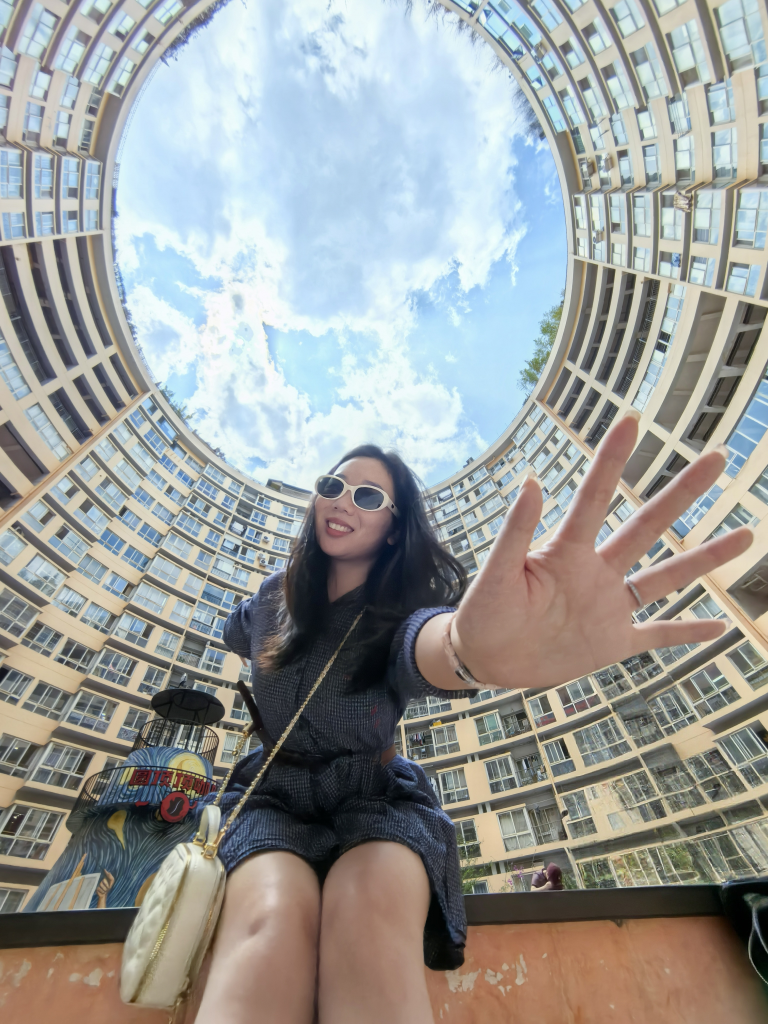
#> input picture 7749658f7c83bce1c44ce6f4a514c8c40bb57879/birthday/pictures/云南/_整理/人物重点/90f491c65871c32cae085e4b960aa154.jpg, 3072 x 4096 px, given as the content of the folder 3bce1c44ce6f4a514c8c40bb57879/birthday/pictures/云南/_整理/风景或其他, which was not available (shown at 1/4 size)
$ python filter_yunnan_people.py
#> lines starting #> are read from the running program, lines starting #| are printed output that depends on the picture; pictures that were not available may be replaced by others from this repository, and a replacement may not be noted
# -*- coding: utf-8 -*-
"""Face-detect Yunnan photos already in 风景或其他, move people-focused out."""
from __future__ import annotations

import json
import shutil
from pathlib import Path

import cv2
import numpy as np
from PIL import Image, ImageOps, UnidentifiedImageError

ROOT = Path(r"D:\GitLocal\JefferyLin1998.github.io\7749658f7c83bce1c44ce6f4a514c8c40bb57879\birthday\pictures\云南")
SRC = ROOT / "_整理" / "风景或其他"
KEEP = ROOT / "_整理" / "人物重点"
REPORT = ROOT / "_整理" / "人物筛选报告.json"

IMG_EXTS = {".jpg", ".jpeg", ".png", ".heic", ".webp", ".bmp"}


def detect_faces(path: Path, cascade) -> tuple[int, float]:
    try:
        with Image.open(path) as im:
#> im is the input picture: PIL image 3072x4096 RGB; mean R, G, B 153.9, 155.7, 153.6
            im = ImageOps.exif_transpose(im)
            im = im.convert("RGB")
            max_side = 960
            w, h = im.size
#> w = 3072; h = 4096
            scale = min(1.0, max_side / max(w, h))
#> scale = 0.234
            if scale < 1:
                im = im.resize((int(w * scale), int(h * scale)), Image.Resampling.BILINEAR)
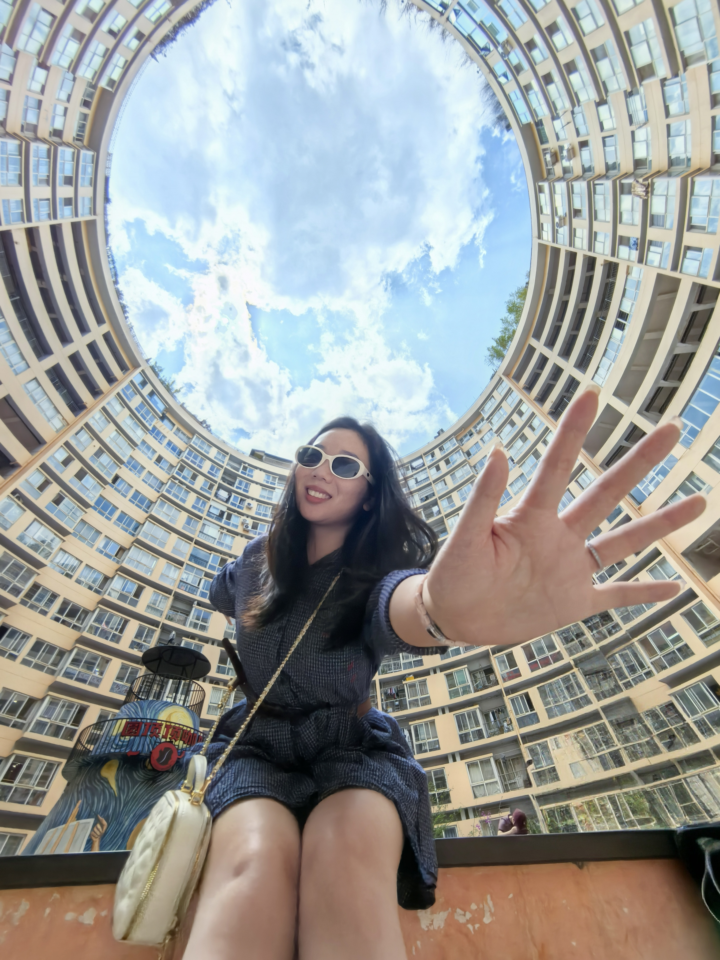
#> im: PIL image 720x960 RGB; mean R, G, B 153.9, 155.7, 153.6
            arr = np.array(im)[:, :, ::-1]
    except (UnidentifiedImageError, OSError, ValueError):
        return 0, 0.0

    gray = cv2.cvtColor(arr, cv2.COLOR_BGR2GRAY)
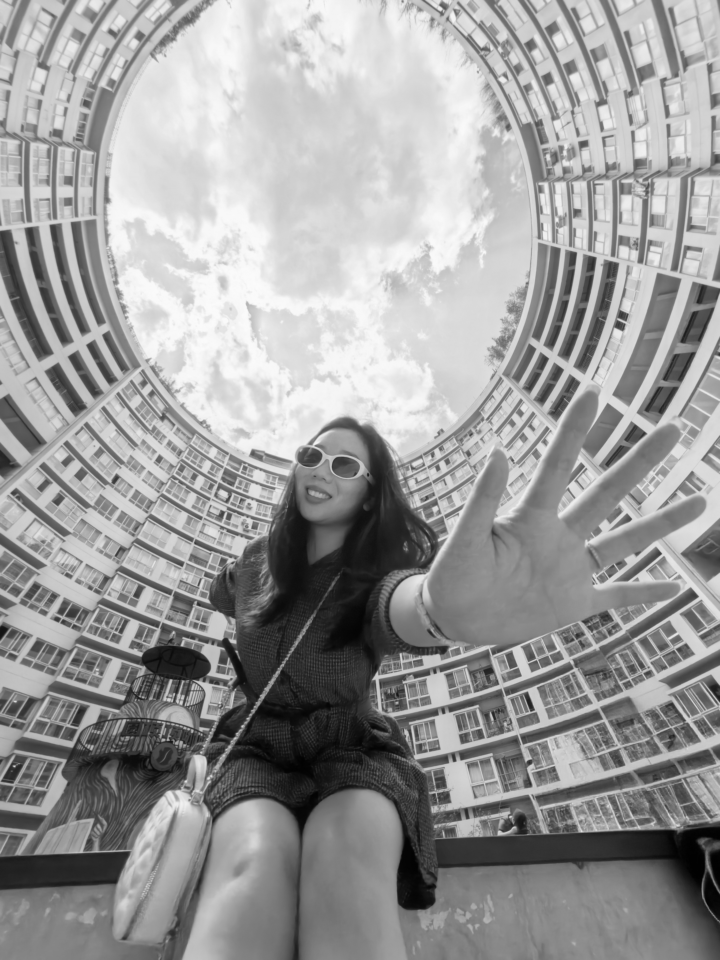
#> gray: shape (960, 720); min 1, max 251, mean 154.9
    faces = cascade.detectMultiScale(gray, scaleFactor=1.1, minNeighbors=5, minSize=(40, 40))
#> faces = [[234, 228, 54, 54], [200, 361, 91, 91], [280, 425, 95, 95]]
    if len(faces) == 0:
        return 0, 0.0
    img_area = arr.shape[0] * arr.shape[1]
#> img_area = 691200
    largest = max(int(fw) * int(fh) for (_, _, fw, fh) in faces)
#> largest = 9025
    return int(len(faces)), float(largest / img_area)


def safe_move(src: Path, dest_dir: Path) -> Path:
    dest_dir.mkdir(parents=True, exist_ok=True)
    dest = dest_dir / src.name
    if dest.exists():
        stem, suf = src.stem, src.suffix
        i = 1
        while True:
            cand = dest_dir / f"{stem}_{i}{suf}"
            if not cand.exists():
                dest = cand
                break
            i += 1
    shutil.move(str(src), str(dest))
    return dest


def main():
    files = [p for p in SRC.iterdir() if p.is_file() and p.suffix.lower() in IMG_EXTS]
    print(f"scanning {len(files)} images in {SRC}", flush=True)

    cascade = cv2.CascadeClassifier(cv2.data.haarcascades + "haarcascade_frontalface_default.xml")
    people = []
    for i, p in enumerate(files, 1):
        if i % 50 == 0 or i == 1:
            print(f"faces {i}/{len(files)}", flush=True)
        n, ratio = detect_faces(p, cascade)
#> n = 3; ratio = 0.0131
        if n >= 1 and ratio >= 0.012:
            people.append((p, n, ratio))

    people.sort(key=lambda x: (-x[2], -x[1], x[0].name))
    moved = []
    for p, n, ratio in people:
        dest = safe_move(p, KEEP)
        moved.append({"file": dest.name, "faces": n, "largest_ratio": round(ratio, 4)})
#> this loop made 1 pass
#> (n, ratio, stem in safe_move, suf in safe_move) on pass 1: (3, 0.0131, '90f491c65871c32cae085e4b960aa154', '.jpg')
#> after the loop, moved = 1 item

    report = {
        "scanned": len(files),
        "people_focused": len(moved),
        "remaining_in_landscape": len(files) - len(moved),
        "people": moved,
        "criteria": "faces>=1 and largest_face_area_ratio>=0.012",
    }
    REPORT.write_text(json.dumps(report, ensure_ascii=False, indent=2), encoding="utf-8")
    print(json.dumps({
        "scanned": report["scanned"],
        "people_focused": report["people_focused"],
        "remaining_in_landscape": report["remaining_in_landscape"],
        "top10": moved[:10],
    }, ensure_ascii=False, indent=2), flush=True)
#| {
#|   "scanned": 1,
#|   "people_focused": 1,
#|   "remaining_in_landscape": 0,
#|   "top10": [
#|     {
#|       "file": "90f491c65871c32cae085e4b960aa154_1.jpg",
#|       "faces": 3,
#|       "largest_ratio": 0.0131
#|     }
#|   ]
#| }
    print("report:", REPORT, flush=True)


if __name__ == "__main__":
    main()

$ run again, on 7749658f7c83bce1c44ce6f4a514c8c40bb57879/birthday/pictures/云南/漫画/dali-cangshan.jpg
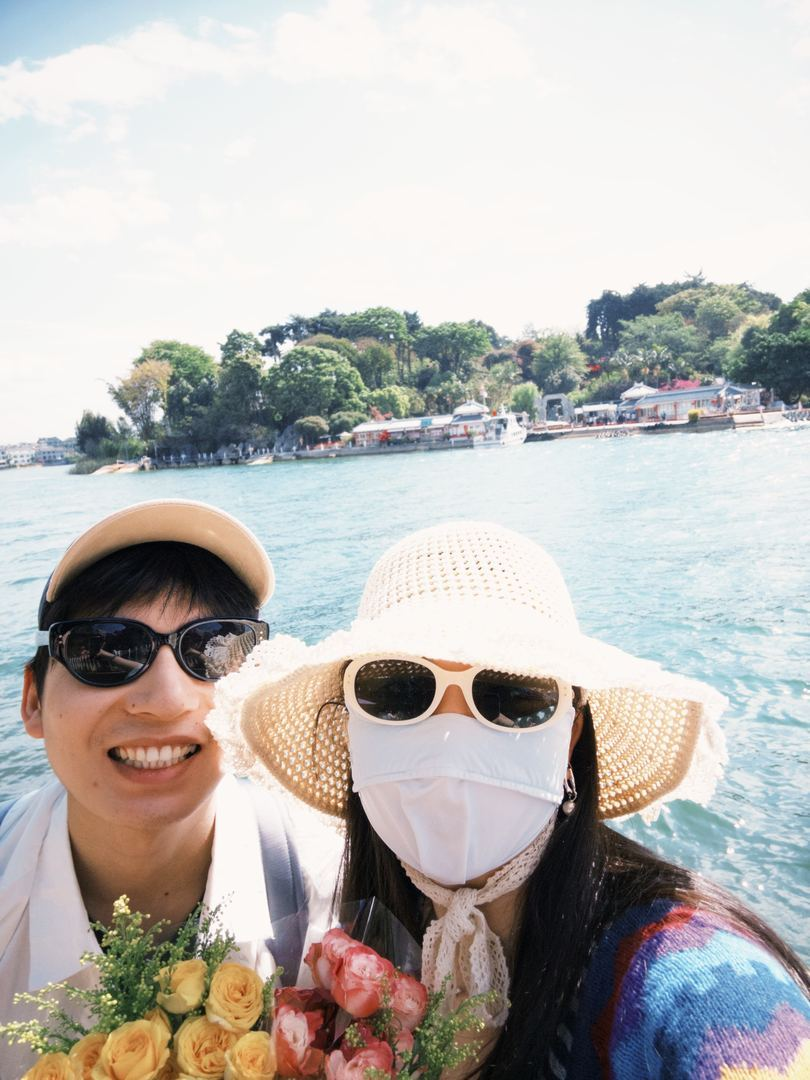
#> input picture 7749658f7c83bce1c44ce6f4a514c8c40bb57879/birthday/pictures/云南/漫画/dali-cangshan.jpg, 810 x 1080 px, given as the content of the folder 3bce1c44ce6f4a514c8c40bb57879/birthday/pictures/云南/_整理/风景或其他, which was not available
#> in detect_faces, im is the input picture: PIL image 810x1080 RGB; mean R, G, B 187.3, 184.3, 181.4
#> im: PIL image 720x960 RGB
#> in detect_faces, `gray = cv2.cvtColor(arr, cv2.COLOR_BGR2GRAY)`:
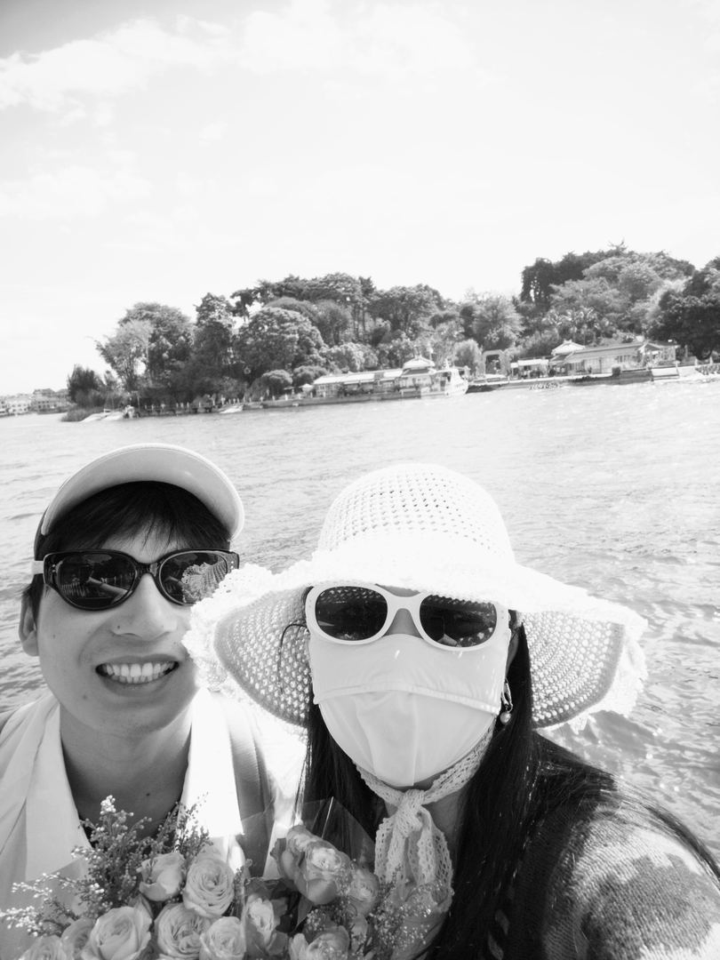
#> gray: shape (960, 720); min 2, max 254, mean 184.9
#> faces = [[9, 472, 274, 274], [250, 514, 291, 291]]
#> largest = 84681
#> in main, `n, ratio = detect_faces(p, cascade)`: n = 2; ratio = 0.123
#> the loop in main, `for p, n, ratio in people:` made 1 pass
#> (n, ratio, stem in safe_move, suf in safe_move) on pass 1: (2, 0.123, 'dali-cangshan', '.jpg')
#> after the loop in main, `for p, n, ratio in people:`: moved = 1 item
#| {
#|   "scanned": 1,
#|   "people_focused": 1,
#|   "remaining_in_landscape": 0,
#|   "top10": [
#|     {
#> (further printed lines are left out)

$ run again, on 7749658f7c83bce1c44ce6f4a514c8c40bb57879/birthday/pictures/云南/漫画/dali-erhai-swing.jpg
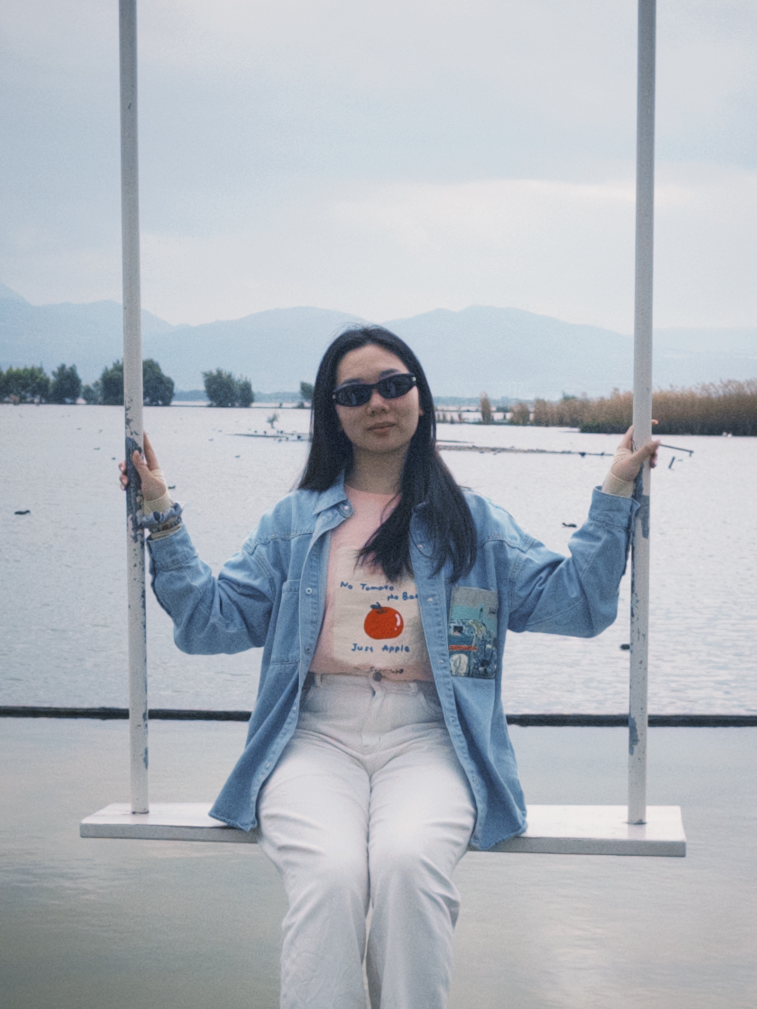
#> input picture 7749658f7c83bce1c44ce6f4a514c8c40bb57879/birthday/pictures/云南/漫画/dali-erhai-swing.jpg, 3026 x 4035 px, given as the content of the folder 3bce1c44ce6f4a514c8c40bb57879/birthday/pictures/云南/_整理/风景或其他, which was not available (shown at 1/4 size)
#> in detect_faces, im is the input picture: PIL image 3026x4035 RGB; mean R, G, B 175.1, 181, 188.8
#> in detect_faces, `im = im.resize((int(w * scale), int(h * scale)), Image.Resampling.BILI..`:
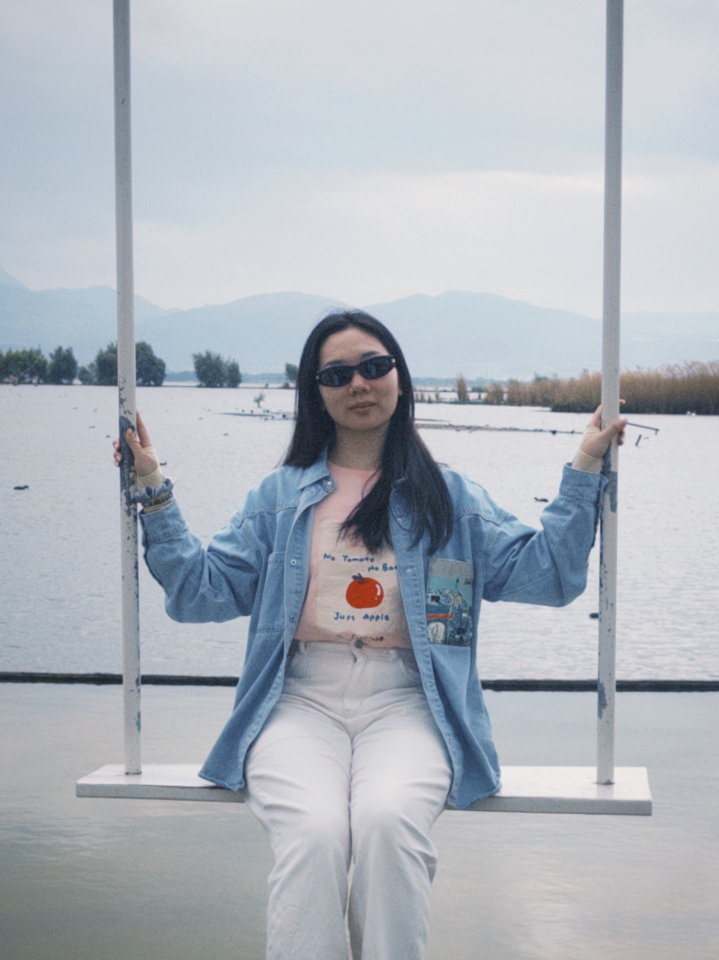
#> im: PIL image 719x960 RGB; mean R, G, B 175.1, 181, 188.8
#> in detect_faces, `gray = cv2.cvtColor(arr, cv2.COLOR_BGR2GRAY)`:
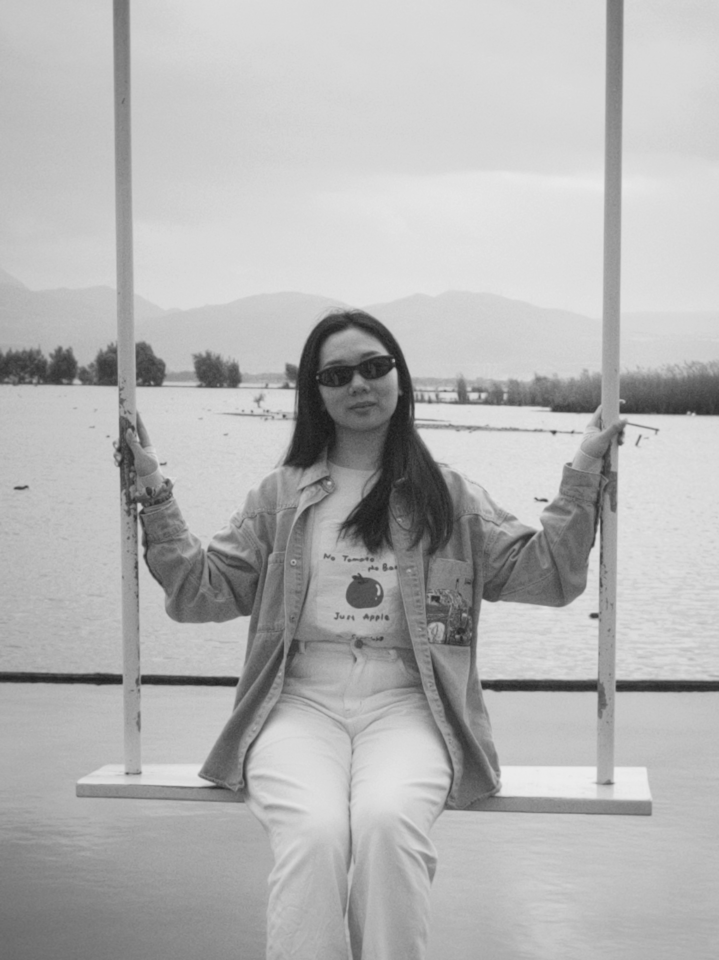
#> gray: shape (960, 719); min 23, max 236, mean 180.1
#> faces = [[305, 333, 104, 104]]
#> largest = 10816
#> in main, `n, ratio = detect_faces(p, cascade)`: n = 1; ratio = 0.0157
#> the loop in main, `for p, n, ratio in people:` made 1 pass
#> (n, ratio, stem in safe_move, suf in safe_move) on pass 1: (1, 0.0157, 'dali-erhai-swing', '.jpg')
#> after the loop in main, `for p, n, ratio in people:`: moved = 1 item
#| {
#|   "scanned": 1,
#|   "people_focused": 1,
#|   "remaining_in_landscape": 0,
#|   "top10": [
#|     {
#> (further printed lines are left out)
